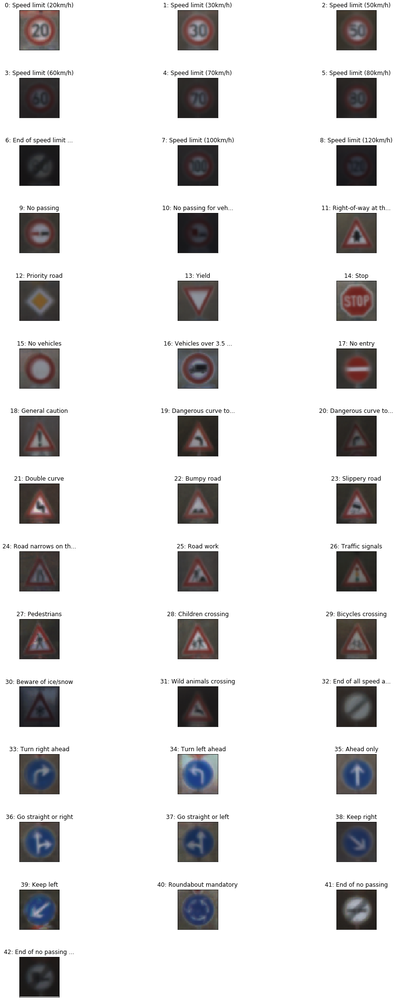
#> input picture fig/class_representative_images.png, 395 x 1000 px, shrunk from 816 x 2066 before the run
$ python -i image_recognition_tools.py   (imports and definitions only)   (older library calls are emulated)
#> lines starting #> are read from the running program, lines starting #| are printed output that depends on the picture
'''Tools for image recognition and classification projects.

Author: Karl J. Obermeyer
'''

# Scientific Computing and Visualization
import numpy as np
import matplotlib.pyplot as plt
import matplotlib.gridspec as gridspec
import cv2  # Image processing.


# ----- Image Processing -----


# [73 lines left out: functions rgb2gray, histogram_equalize_brightness, test_histogram_equalize_brightness, not called in this run]


def scale_brightness(image, scale_factor=1.0):
    '''Scale brightness of an image, with clamp from above.

    Args:
        image: numpy array, RGB or grayscale image. Grayscale images are
          allowed to have a degenerate dimension, and that dimension is
          preserved when present in input.
        scale_factor: float.

    Returns:
        numpy array, image with brightness scaled.
    '''

    if len(image.shape) == 3 and image.shape[2] == 3:  # RGB
        image_out = cv2.cvtColor(
            image, cv2.COLOR_RGB2HSV).astype(dtype=np.float32)
        image_out[:, :, 2] = scale_factor*image_out[:, :, 2]
        image_out[:, :, 2][image_out[:, :, 2] > 255] = 255  # Upper clamp.
        image_out = image_out.astype(dtype=np.uint8)
        image_out = cv2.cvtColor(image_out, cv2.COLOR_HSV2RGB)
    else:  # grayscale
        image_out = scale_factor*image.astype(dtype=np.float32)
        np.clip(image_out, a_min=0.0, a_max=255.0, out=image_out)
        image_out = image_out.astype(dtype=np.uint8)

    return image_out


# [14 lines left out: function normalize, not called in this run]


def randomly_perturb(
    image,
    brightness_radius=0.3,
    rotation_radius=30.0,
    translation_radius=3,
    shear_radius=3):
    '''Perturb image in brightness, rotation, translation, and shear. The
    *_radius inputs, w.r.t. the infinity norm, are the radii of intervals on
    which perturbation parameters are uniform randomly sampled.

    Inspired in part by
    https://github.com/vxy10/ImageAugmentation

    OpenCV functions
    http://docs.opencv.org/2.4/modules/imgproc/doc/geometric_transformations.html

    Args:
        image: numpy array, RGB or grayscale image. Grayscale images are
          allowed to have a degenerate dimension, and that dimension is
          preserved when present in input.
        brightness_radius: float, unitless.
        rotation_radius: float, degrees.
        translation_radius: float, pixels.
        shear_radius: float, pixels.

    Returns:
        image_out: numpy array, perturbed version of the image.
    '''
    row_cnt = image.shape[0]
    column_cnt = image.shape[1]

    # Brightness.
    brightness_factor = np.random.uniform(
        low=1.0 - brightness_radius,
        high=1.0 + brightness_radius)
    image_out = scale_brightness(image, scale_factor=brightness_factor)

    # Rotation.
    rotation_angle = np.random.uniform(
        low=-0.5*rotation_radius, high=0.5*rotation_radius)
    M_rotation = cv2.getRotationMatrix2D(
        (column_cnt/2, row_cnt/2), rotation_angle, 1.0)

    # Translation.
    dx = np.random.uniform(
      low=-0.5*translation_radius, high=0.5*translation_radius)
    dy = np.random.uniform(
      low=-0.5*translation_radius, high=0.5*translation_radius)
    M_translation = np.float32([[1.0, 0.0, dx], [0.0, 1.0, dy]])

    # Shear.
    points0 = np.float32([[5.0, 5.0], [20.0, 5.0], [5.0, 20.0]])
    point0 = 5.0 + shear_radius*np.random.uniform(low=-0.5, high=0.5)
    point1 = 20 + shear_radius*np.random.uniform(low=-0.5, high=0.5)
    points1 = np.float32([[point0, 5.0], [point1, point0], [5.0, point1]])
    M_shear = cv2.getAffineTransform(points0, points1)

    if len(image_out.shape) == 3 and image_out.shape[2] == 1:
        # Grayscale with degenerate dimension.
        image_out = cv2.warpAffine(
            image_out[:, :, 0], M_rotation, (column_cnt, row_cnt))
        image_out = cv2.warpAffine(
            image_out, M_translation, (column_cnt, row_cnt))
        image_out = cv2.warpAffine(
            image_out, M_shear, (column_cnt, row_cnt))[:, :, None]
    else:  # RGB and grayscale without degenerate dimension.
        image_out = cv2.warpAffine(
            image_out, M_rotation, (column_cnt, row_cnt))
        image_out = cv2.warpAffine(
            image_out, M_translation, (column_cnt, row_cnt))
        image_out = cv2.warpAffine(
            image_out, M_shear, (column_cnt, row_cnt))

    return image_out


# [407 lines left out: functions test_randomly_perturb, shuffle, combine, count_by_label, sort_by_class, balance and 4 more, not called in this run]

>>> import cv2
>>> picture = cv2.cvtColor(cv2.imread('fig/class_representative_images.png'), cv2.COLOR_BGR2RGB)
>>> result = randomly_perturb(picture)
#> in scale_brightness, `image_out = cv2.cvtColor( image, cv2.COLOR_RGB2HSV).astype(dtype=np.fl..`:
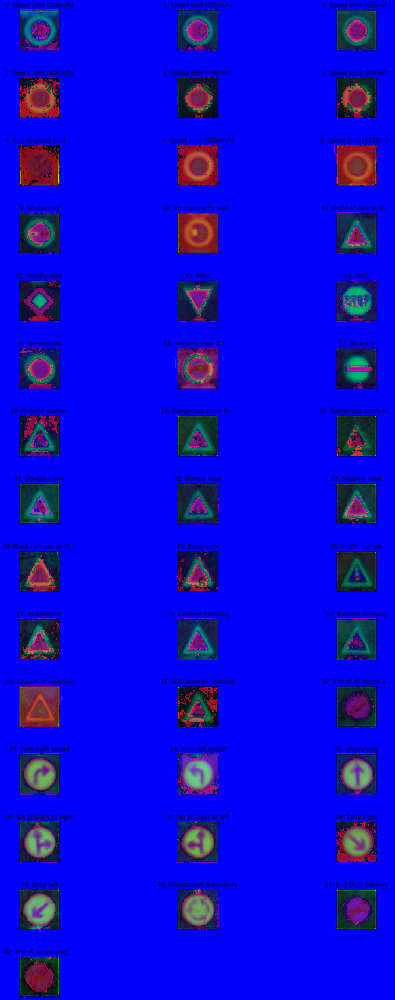
#> image_out: shape (1000, 395, 3) float32; mean R, G, B 10.9, 9, 221.1
#> in randomly_perturb, `image_out = cv2.warpAffine( image_out, M_rotation, (column_cnt, row_cn..`:
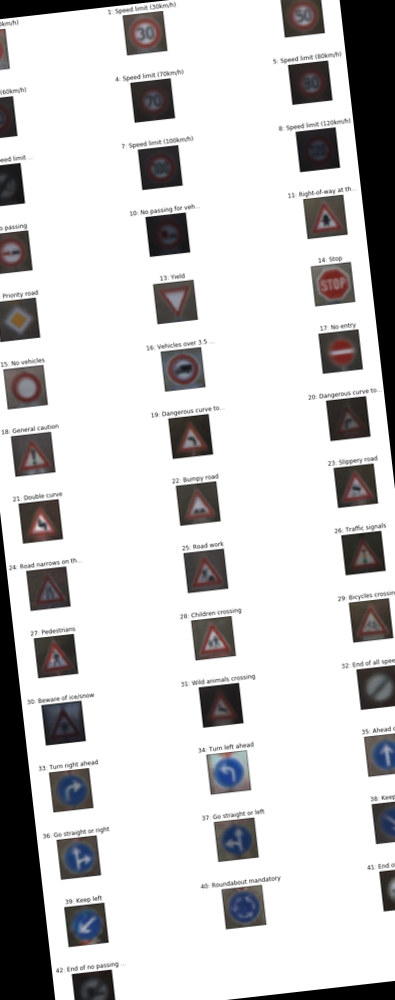
#> image_out: shape (1000, 395, 3); mean R, G, B 203.7, 202.6, 203
#> in randomly_perturb, `image_out = cv2.warpAffine( image_out, M_shear, (column_cnt, row_cnt))`:
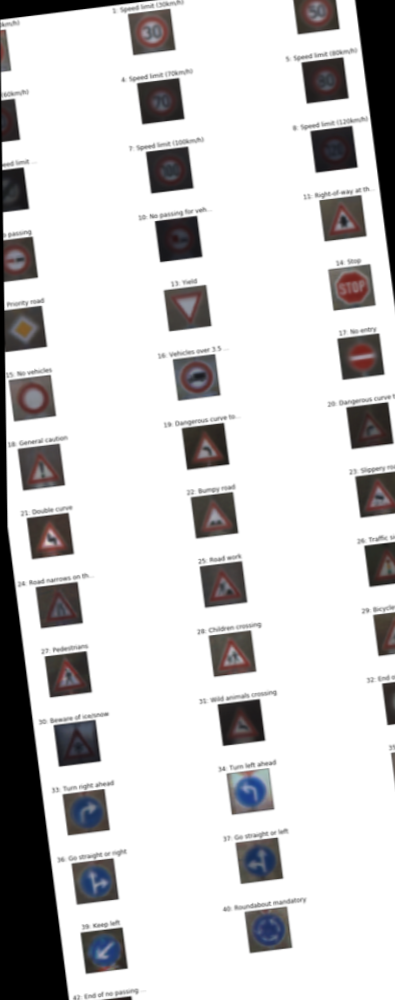
#> image_out: shape (1000, 395, 3); mean R, G, B 206.5, 205.4, 205.7

$ run again, on fig/accuracies_vs_epoch.png
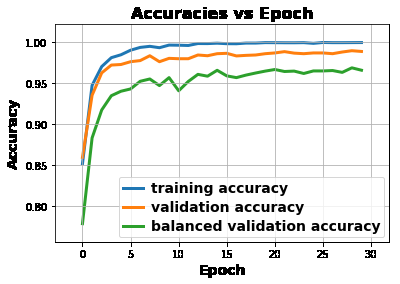
#> input picture fig/accuracies_vs_epoch.png, 400 x 284 px
#> in scale_brightness, `image_out = cv2.cvtColor( image, cv2.COLOR_RGB2HSV).astype(dtype=np.fl..`:
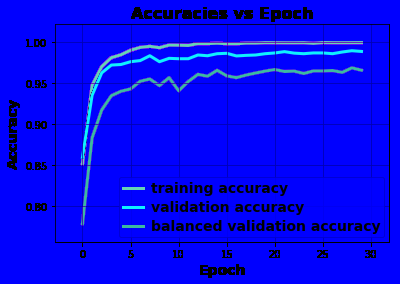
#> image_out: shape (284, 400, 3) float32; mean R, G, B 2.3, 5.8, 238.1
#> in randomly_perturb, `image_out = cv2.warpAffine( image_out, M_shear, (column_cnt, row_cnt))`:
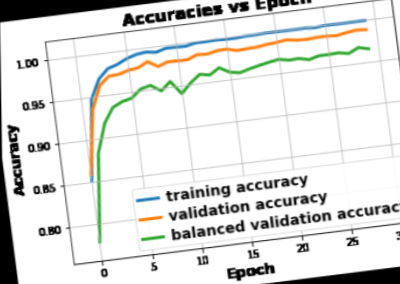
#> image_out: shape (284, 400, 3); mean R, G, B 224.9, 225.7, 223.6

$ run again, on fig/class_histograms-balanced.png
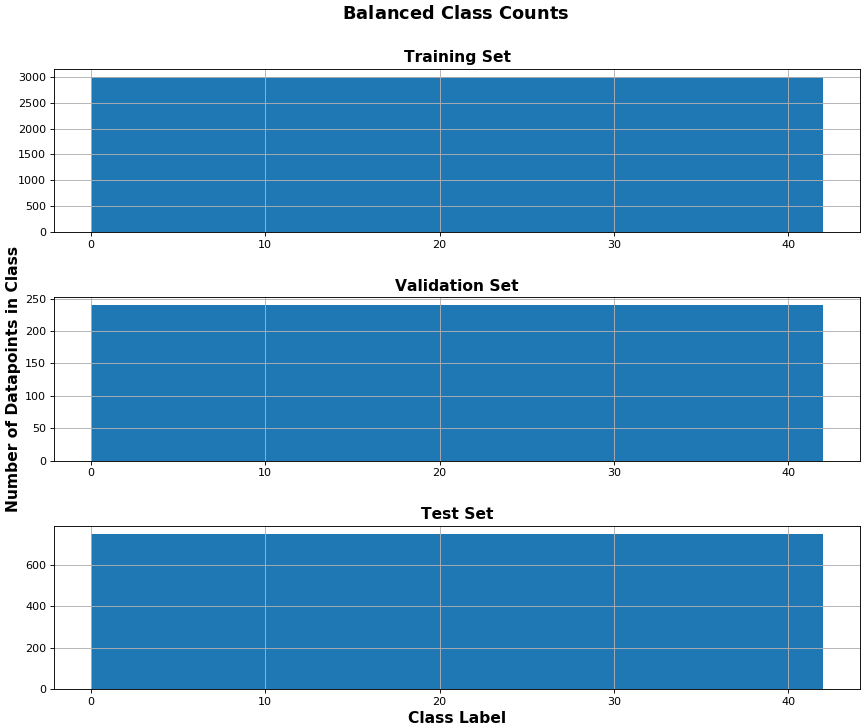
#> input picture fig/class_histograms-balanced.png, 866 x 728 px
#> in scale_brightness, `image_out = cv2.cvtColor( image, cv2.COLOR_RGB2HSV).astype(dtype=np.fl..`:
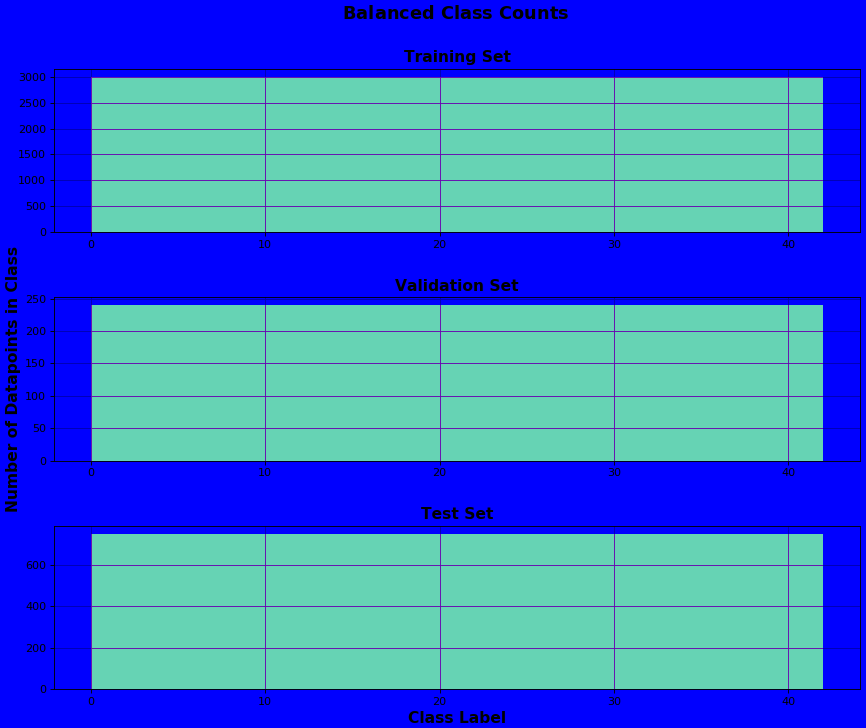
#> image_out: shape (728, 866, 3) float32; mean R, G, B 55.3, 111, 208.8
#> in randomly_perturb, `image_out = cv2.warpAffine( image_out, M_shear, (column_cnt, row_cnt))`:
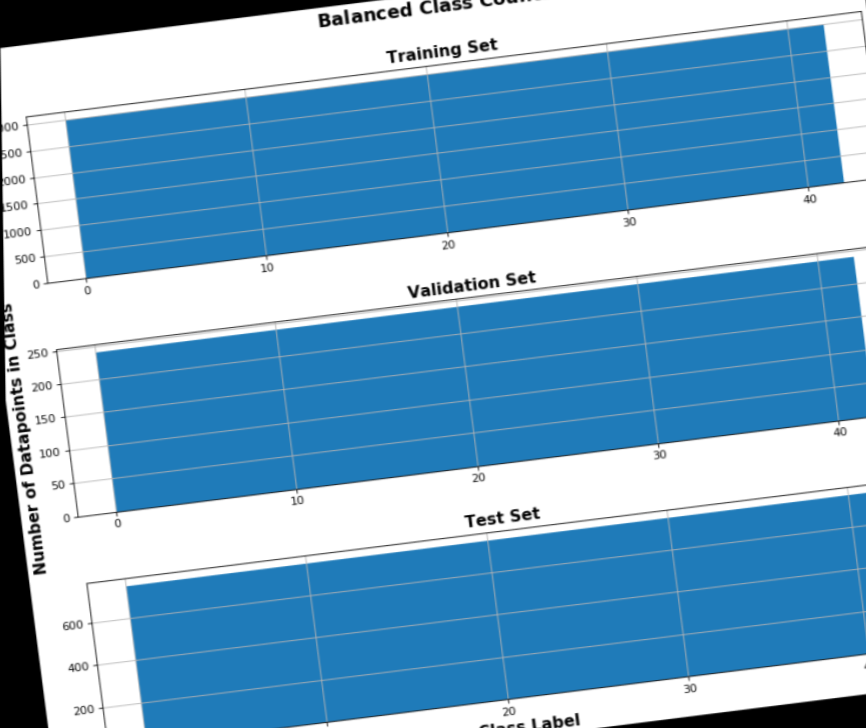
#> image_out: shape (728, 866, 3); mean R, G, B 115.5, 166.5, 200.9

$ run again, on fig/class_histograms.png
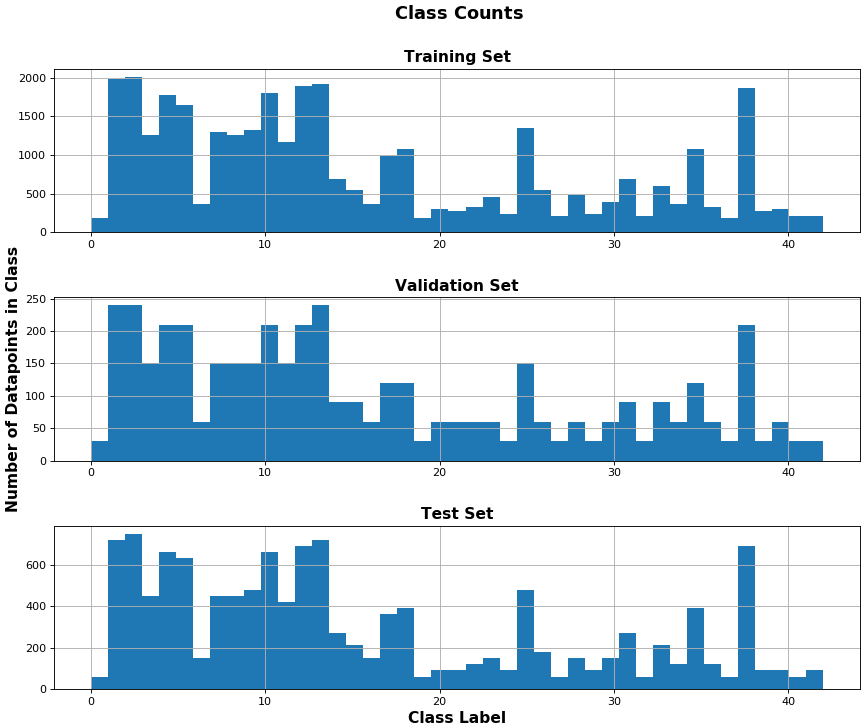
#> input picture fig/class_histograms.png, 866 x 728 px
#> in scale_brightness, `image_out = cv2.cvtColor( image, cv2.COLOR_RGB2HSV).astype(dtype=np.fl..`:
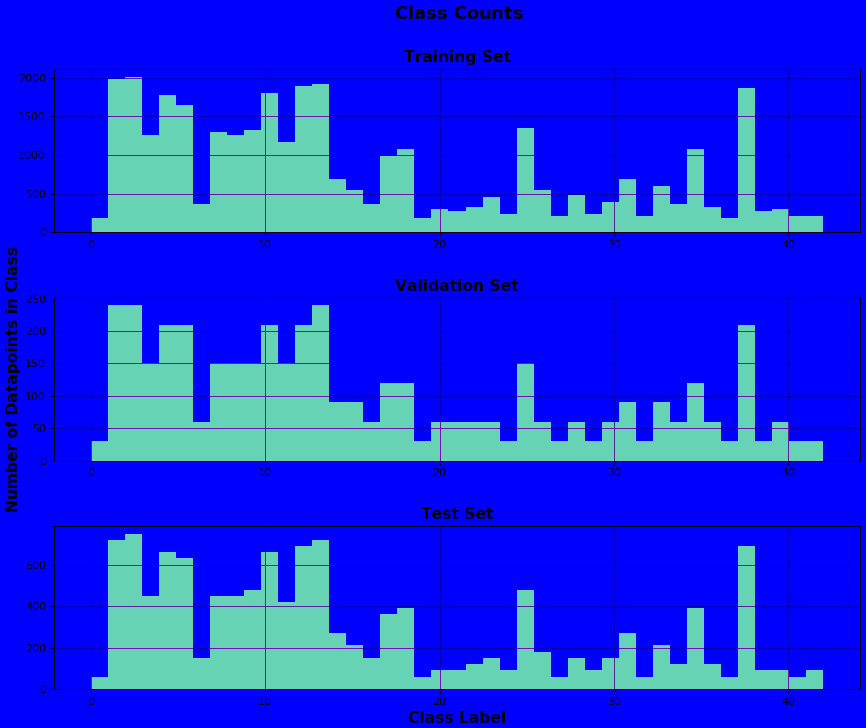
#> image_out: shape (728, 866, 3) float32; mean R, G, B 22.5, 45.6, 233.3
#> in randomly_perturb, `image_out = cv2.warpAffine( image_out, M_shear, (column_cnt, row_cnt))`:
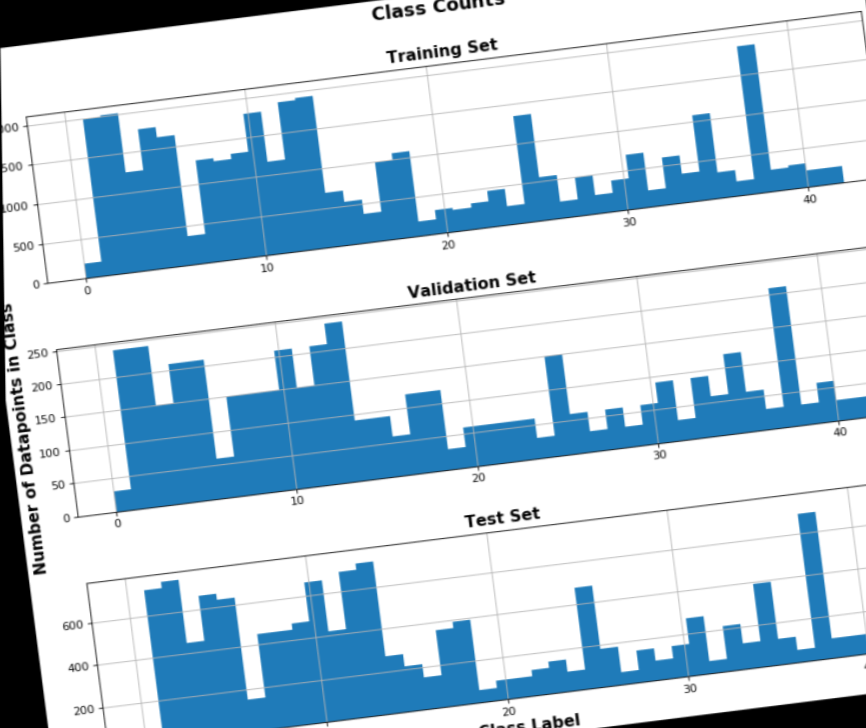
#> image_out: shape (728, 866, 3); mean R, G, B 188.8, 209.9, 224.1
